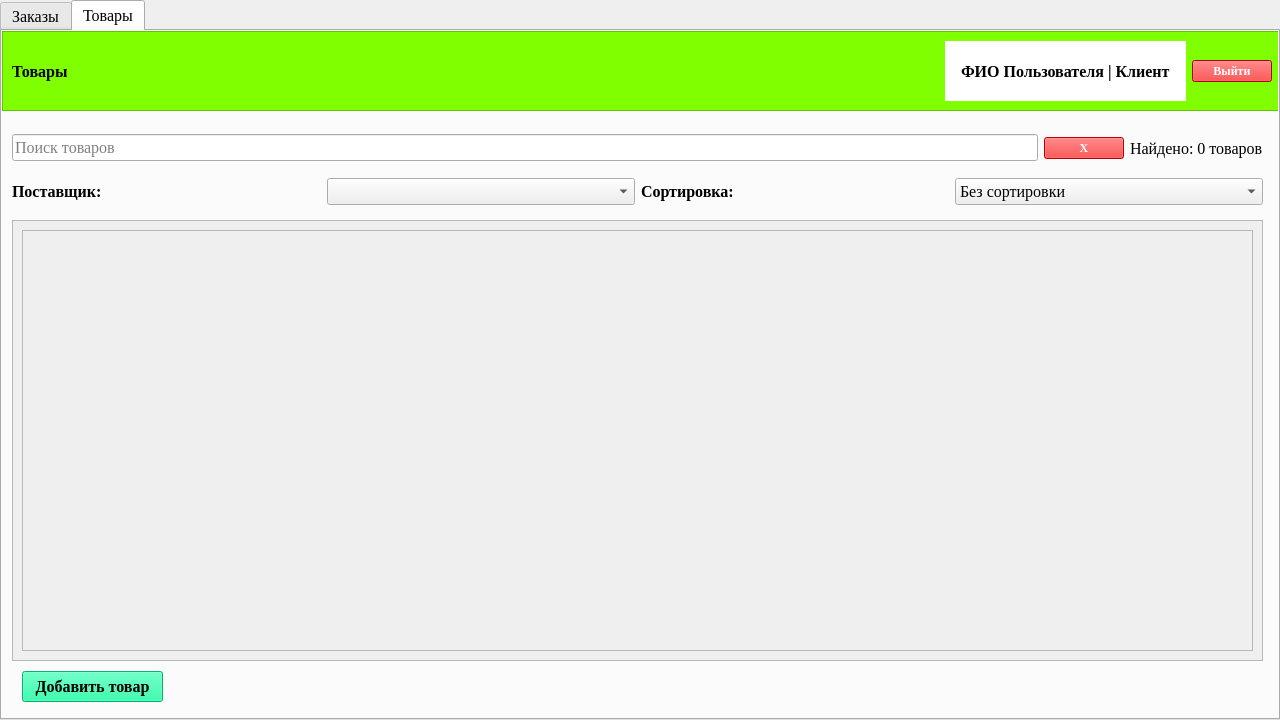
<?xml version="1.0" encoding="UTF-8"?>
<ui version="4.0">
 <class>Form</class>
 <widget class="QWidget" name="Form">
  <property name="geometry">
   <rect>
    <x>0</x>
    <y>0</y>
    <width>1280</width>
    <height>720</height>
   </rect>
  </property>
  <property name="font">
   <font>
    <family>Times New Roman</family>
    <pointsize>12</pointsize>
   </font>
  </property>
  <property name="windowTitle">
   <string>Администратор</string>
  </property>
  <property name="windowIcon">
   <iconset>
    <normaloff>images/Icon.png</normaloff>images/Icon.png</iconset>
  </property>
  <widget class="QTabWidget" name="tabWidget">
   <property name="geometry">
    <rect>
     <x>0</x>
     <y>0</y>
     <width>1280</width>
     <height>720</height>
    </rect>
   </property>
   <property name="currentIndex">
    <number>1</number>
   </property>
   <widget class="QWidget" name="tab">
    <attribute name="title">
     <string>Заказы</string>
    </attribute>
    <widget class="QFrame" name="frame_2">
     <property name="geometry">
      <rect>
       <x>0</x>
       <y>0</y>
       <width>1280</width>
       <height>80</height>
      </rect>
     </property>
     <property name="styleSheet">
      <string notr="true">background-color: #7FFF00;</string>
     </property>
     <property name="frameShape">
      <enum>QFrame::StyledPanel</enum>
     </property>
     <property name="frameShadow">
      <enum>QFrame::Raised</enum>
     </property>
     <layout class="QHBoxLayout" name="horizontalLayout_6">
      <item>
       <widget class="QLabel" name="label_6">
        <property name="font">
         <font>
          <family>Times New Roman</family>
          <pointsize>12</pointsize>
          <weight>75</weight>
          <bold>true</bold>
         </font>
        </property>
        <property name="text">
         <string>Заказы</string>
        </property>
       </widget>
      </item>
      <item>
       <spacer name="horizontalSpacer_2">
        <property name="orientation">
         <enum>Qt::Horizontal</enum>
        </property>
        <property name="sizeHint" stdset="0">
         <size>
          <width>40</width>
          <height>20</height>
         </size>
        </property>
       </spacer>
      </item>
      <item>
       <widget class="QLabel" name="label_7">
        <property name="font">
         <font>
          <family>Times New Roman</family>
          <pointsize>12</pointsize>
          <weight>75</weight>
          <bold>true</bold>
         </font>
        </property>
        <property name="styleSheet">
         <string notr="true">background-color: white;
padding: 12;</string>
        </property>
        <property name="text">
         <string>ФИО Пользователя | Клиент</string>
        </property>
       </widget>
      </item>
      <item>
       <widget class="QPushButton" name="pushButton_4">
        <property name="font">
         <font>
          <family>Times New Roman</family>
          <pointsize>9</pointsize>
          <weight>75</weight>
          <bold>true</bold>
         </font>
        </property>
        <property name="styleSheet">
         <string notr="true">background-color: red;
color: white;</string>
        </property>
        <property name="text">
         <string>Выйти</string>
        </property>
       </widget>
      </item>
     </layout>
    </widget>
    <widget class="QScrollArea" name="scrollArea_2">
     <property name="geometry">
      <rect>
       <x>10</x>
       <y>90</y>
       <width>1251</width>
       <height>541</height>
      </rect>
     </property>
     <property name="widgetResizable">
      <bool>true</bool>
     </property>
     <widget class="QWidget" name="scrollAreaWidgetContents_2">
      <property name="geometry">
       <rect>
        <x>0</x>
        <y>0</y>
        <width>1249</width>
        <height>539</height>
       </rect>
      </property>
      <layout class="QVBoxLayout" name="verticalLayout_4">
       <item>
        <widget class="QFrame" name="OrdersContainer">
         <property name="frameShape">
          <enum>QFrame::StyledPanel</enum>
         </property>
         <property name="frameShadow">
          <enum>QFrame::Raised</enum>
         </property>
         <layout class="QVBoxLayout" name="OrdersLayout"/>
        </widget>
       </item>
      </layout>
     </widget>
    </widget>
    <widget class="QPushButton" name="pushButton_5">
     <property name="geometry">
      <rect>
       <x>20</x>
       <y>640</y>
       <width>141</width>
       <height>31</height>
      </rect>
     </property>
     <property name="font">
      <font>
       <family>Times New Roman</family>
       <pointsize>12</pointsize>
       <weight>75</weight>
       <bold>true</bold>
      </font>
     </property>
     <property name="styleSheet">
      <string notr="true">background-color: #00FA9A;</string>
     </property>
     <property name="text">
      <string>Добавить заказ</string>
     </property>
    </widget>
   </widget>
   <widget class="QWidget" name="tab_2">
    <attribute name="title">
     <string>Товары</string>
    </attribute>
    <widget class="QFrame" name="frame">
     <property name="geometry">
      <rect>
       <x>0</x>
       <y>0</y>
       <width>1280</width>
       <height>80</height>
      </rect>
     </property>
     <property name="styleSheet">
      <string notr="true">background-color: #7FFF00;</string>
     </property>
     <property name="frameShape">
      <enum>QFrame::StyledPanel</enum>
     </property>
     <property name="frameShadow">
      <enum>QFrame::Raised</enum>
     </property>
     <layout class="QHBoxLayout" name="horizontalLayout">
      <item>
       <widget class="QLabel" name="label">
        <property name="font">
         <font>
          <family>Times New Roman</family>
          <pointsize>12</pointsize>
          <weight>75</weight>
          <bold>true</bold>
         </font>
        </property>
        <property name="text">
         <string>Товары</string>
        </property>
       </widget>
      </item>
      <item>
       <spacer name="horizontalSpacer">
        <property name="orientation">
         <enum>Qt::Horizontal</enum>
        </property>
        <property name="sizeHint" stdset="0">
         <size>
          <width>40</width>
          <height>20</height>
         </size>
        </property>
       </spacer>
      </item>
      <item>
       <widget class="QLabel" name="label_2">
        <property name="font">
         <font>
          <family>Times New Roman</family>
          <pointsize>12</pointsize>
          <weight>75</weight>
          <bold>true</bold>
         </font>
        </property>
        <property name="styleSheet">
         <string notr="true">background-color: white;
padding: 12;</string>
        </property>
        <property name="text">
         <string>ФИО Пользователя | Клиент</string>
        </property>
       </widget>
      </item>
      <item>
       <widget class="QPushButton" name="pushButton">
        <property name="font">
         <font>
          <family>Times New Roman</family>
          <pointsize>9</pointsize>
          <weight>75</weight>
          <bold>true</bold>
         </font>
        </property>
        <property name="styleSheet">
         <string notr="true">background-color: red;
color: white;</string>
        </property>
        <property name="text">
         <string>Выйти</string>
        </property>
       </widget>
      </item>
     </layout>
    </widget>
    <widget class="QScrollArea" name="scrollArea">
     <property name="geometry">
      <rect>
       <x>10</x>
       <y>189</y>
       <width>1251</width>
       <height>441</height>
      </rect>
     </property>
     <property name="widgetResizable">
      <bool>true</bool>
     </property>
     <widget class="QWidget" name="scrollAreaWidgetContents">
      <property name="geometry">
       <rect>
        <x>0</x>
        <y>0</y>
        <width>1249</width>
        <height>439</height>
       </rect>
      </property>
      <layout class="QVBoxLayout" name="verticalLayout">
       <item>
        <widget class="QFrame" name="ProductsContainer">
         <property name="frameShape">
          <enum>QFrame::StyledPanel</enum>
         </property>
         <property name="frameShadow">
          <enum>QFrame::Raised</enum>
         </property>
         <layout class="QVBoxLayout" name="ProductsLayout"/>
        </widget>
       </item>
      </layout>
     </widget>
    </widget>
    <widget class="QPushButton" name="pushButton_3">
     <property name="geometry">
      <rect>
       <x>20</x>
       <y>640</y>
       <width>141</width>
       <height>31</height>
      </rect>
     </property>
     <property name="font">
      <font>
       <family>Times New Roman</family>
       <pointsize>12</pointsize>
       <weight>75</weight>
       <bold>true</bold>
      </font>
     </property>
     <property name="styleSheet">
      <string notr="true">background-color: #00FA9A;</string>
     </property>
     <property name="text">
      <string>Добавить товар</string>
     </property>
    </widget>
    <widget class="QWidget" name="">
     <property name="geometry">
      <rect>
       <x>10</x>
       <y>93</y>
       <width>1251</width>
       <height>81</height>
      </rect>
     </property>
     <layout class="QVBoxLayout" name="verticalLayout_3">
      <item>
       <layout class="QHBoxLayout" name="horizontalLayout_5">
        <item>
         <widget class="QLineEdit" name="lineEdit">
          <property name="placeholderText">
           <string>Поиск товаров</string>
          </property>
         </widget>
        </item>
        <item>
         <widget class="QPushButton" name="pushButton_2">
          <property name="font">
           <font>
            <family>Times New Roman</family>
            <pointsize>9</pointsize>
            <weight>75</weight>
            <bold>true</bold>
           </font>
          </property>
          <property name="styleSheet">
           <string notr="true">background-color: red;
color: white;</string>
          </property>
          <property name="text">
           <string>X</string>
          </property>
         </widget>
        </item>
        <item>
         <widget class="QLabel" name="label_3">
          <property name="text">
           <string>Найдено: 0 товаров</string>
          </property>
         </widget>
        </item>
       </layout>
      </item>
      <item>
       <layout class="QHBoxLayout" name="horizontalLayout_4">
        <item>
         <layout class="QHBoxLayout" name="horizontalLayout_3">
          <item>
           <widget class="QLabel" name="label_4">
            <property name="font">
             <font>
              <weight>75</weight>
              <bold>true</bold>
             </font>
            </property>
            <property name="text">
             <string>Поставщик:</string>
            </property>
           </widget>
          </item>
          <item>
           <widget class="QComboBox" name="comboBox"/>
          </item>
         </layout>
        </item>
        <item>
         <layout class="QHBoxLayout" name="horizontalLayout_2">
          <item>
           <widget class="QLabel" name="label_5">
            <property name="font">
             <font>
              <weight>75</weight>
              <bold>true</bold>
             </font>
            </property>
            <property name="text">
             <string>Сортировка:</string>
            </property>
           </widget>
          </item>
          <item>
           <widget class="QComboBox" name="comboBox_2">
            <item>
             <property name="text">
              <string>Без сортировки</string>
             </property>
            </item>
            <item>
             <property name="text">
              <string>По возрастанию (склад)</string>
             </property>
            </item>
            <item>
             <property name="text">
              <string>По убыванию (склад)</string>
             </property>
            </item>
           </widget>
          </item>
         </layout>
        </item>
       </layout>
      </item>
     </layout>
    </widget>
   </widget>
  </widget>
 </widget>
 <resources/>
 <connections/>
</ui>
